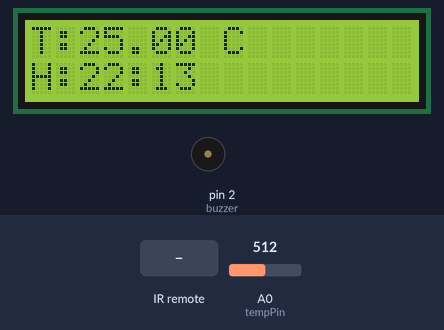
Simulated run of this sketch. Board: Arduino Uno, built with avr-gcc and run on an emulated ATmega328P. On the bench: 16×2 character LCD, buzzer (waves = sounding, pin HIGH). The inputs (shaded band) are chosen by the test bench; at power-on: A0 (tempPin) = 512. The local clock reads 2024-03-15 10:24:30 at power-on unless the sketch sets it; what the sketch prints to the serial monitor is not drawn.

Above: at 1.2 s.
1.3 s: infrared code 0xBF40FF00 received
At 2.7 s:
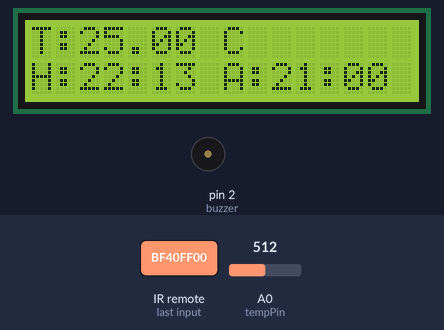
3.0 s: A0 (tempPin) set to 0
At 3.8 s:
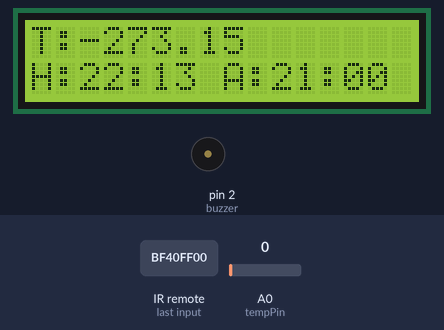
4.6 s: infrared code 0xF20DFF00 received
At 5.9 s:
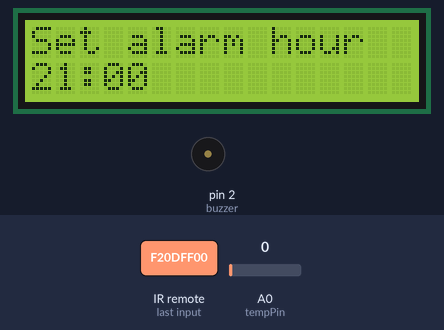
7.6 s: infrared code 0xE619FF00 received
At 8.5 s:
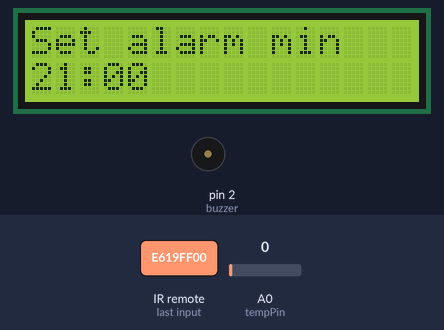
Timing chart, 0 to 10.1 s (numbered marks = the images above; inputs shaded):
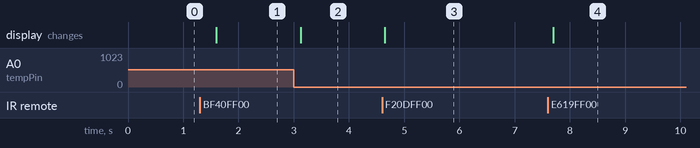

The sketch:

000_Radio.ino
```cpp
#include <LiquidCrystal.h>
#include <Wire.h>
#include <DS3231.h>
#include <IRremote.h>

DS3231 clock;
RTCDateTime dt;

int tempPin = 0;
int buzzer = 2;
int receiver = 4;

struct Alarm {
  int hour;
  int minute;
  bool enabled;
  bool has_rung;  // Track si l'alarme a déjà sonné cette minute
};

Alarm my_alarm;
IRrecv irrecv(receiver);
uint32_t last_decodedRawData = 0;

LiquidCrystal lcd(7, 8, 9, 10, 11, 12);

// Variables pour les modes et snooze
int edit_mode = 0;  // 0 = normal, 1 = edit hour, 2 = edit minute
int snooze_time = 0;  // Pour tracker le snooze (en minutes)

// Codes hex de ta télécommande
uint32_t BUTTON_ON = 3208707840;      // Bouton ON/Activation
uint32_t BUTTON_OFF = 3091726080;     // Bouton OFF/Désactivation
uint32_t BUTTON_SET = 4061003520;     // Bouton SET/OK
uint32_t BUTTON_PLUS = 4127850240;    // Bouton + (augmenter)
uint32_t BUTTON_MINUS = 4161273600;   // Bouton - (diminuer)
uint32_t BUTTON_OK = 3860463360;      // Bouton OK (confirmer)
uint32_t BUTTON_STOP_ALARM = 3125149440;  // Bouton pour arrêter l'alarme sans snooze


void setup()
{
  lcd.begin(16, 2);
  clock.begin();
  clock.setDateTime(__DATE__, __TIME__);
  pinMode(buzzer, OUTPUT);
  irrecv.enableIRIn();

  // Initialise l'alarme
  my_alarm.hour = 21;
  my_alarm.minute = 0;
  my_alarm.enabled = false;
  my_alarm.has_rung = false;

  Serial.begin(9600);
}


void loop()
{
  dt = clock.getDateTime();
  int tempReading = analogRead(tempPin);
  int sound_duration = 500;

  double tempK = log(10000.0 * ((1024.0 / tempReading - 1)));
  tempK = 1 / (0.001129148 + (0.000234125 + (0.0000000876741 * tempK * tempK )) * tempK );
  float tempC = tempK - 273.15;
  float tempF = (tempC * 9.0)/ 5.0 + 32.0;

  // Gère le snooze : réinitialise après les 10 minutes écoulées
  if (snooze_time > 0 && dt.minute >= snooze_time) {
    snooze_time = 0;
  }

  // Vérifie si l'alarme doit sonner
  bool should_ring = my_alarm.enabled &&
                     dt.hour == my_alarm.hour &&
                     dt.minute == my_alarm.minute &&
                     !my_alarm.has_rung &&
                     snooze_time == 0;  // Ne sonne pas si en snooze

  if (should_ring) {
    my_alarm.has_rung = true;  // Marque qu'elle a sonné

    // La sonnerie!
    for (int i = 0; i < 50; i++) {
      digitalWrite(buzzer, HIGH);
      delay(sound_duration);
      digitalWrite(buzzer, LOW);
      delay(sound_duration);

      // Écoute la télécommande pendant la sonnerie
      if (irrecv.decode()) {
        Serial.println(irrecv.decodedIRData.decodedRawData);

        if (irrecv.decodedIRData.decodedRawData == BUTTON_STOP_ALARM) {
          // Arrête complètement l'alarme (ne change pas l'heure)
          digitalWrite(buzzer, LOW);
          irrecv.resume();
          break;
        }
        else {
          // N'importe quel autre bouton = snooze 10 minutes
          int new_minute = (dt.minute + 10) % 60;
          int new_hour = dt.hour;

          // Si les minutes dépassent 59, on ajoute 1 à l'heure
          if ((dt.minute + 10) >= 60) {
            new_hour = (dt.hour + 1) % 24;  // % 24 pour gérer 23h -> 0h
          }

          my_alarm.minute = new_minute;
          my_alarm.hour = new_hour;
          snooze_time = new_minute;

          digitalWrite(buzzer, LOW);
          irrecv.resume();
          break;
        }
      }
    }
  }

  // Réinitialise has_rung quand on change de minute
  if (dt.minute != my_alarm.minute || dt.hour != my_alarm.hour) {
    my_alarm.has_rung = false;
  }

  // Gère la télécommande
  if (irrecv.decode()) {
      Serial.println(irrecv.decodedIRData.decodedRawData);

      if (edit_mode == 0) {  // Mode normal
        if (irrecv.decodedIRData.decodedRawData == BUTTON_ON) {
          my_alarm.enabled = true;
        } else if (irrecv.decodedIRData.decodedRawData == BUTTON_OFF) {
          my_alarm.enabled = false;
        } else if (irrecv.decodedIRData.decodedRawData == BUTTON_SET) {
          edit_mode = 1;  // Passe en mode édition de l'heure
        }
      }
      else if (edit_mode == 1) {  // Mode édition heure
        if (irrecv.decodedIRData.decodedRawData == BUTTON_PLUS) {  // Bouton +
          my_alarm.hour++;
          if (my_alarm.hour > 23) my_alarm.hour = 0;
        } else if (irrecv.decodedIRData.decodedRawData == BUTTON_MINUS) {  // Bouton -
          my_alarm.hour--;
          if (my_alarm.hour < 0) my_alarm.hour = 23;
        } else if (irrecv.decodedIRData.decodedRawData == BUTTON_OK) {  // Bouton OK
          edit_mode = 2;  // Passe en mode édition des minutes
        }
      }
      else if (edit_mode == 2) {  // Mode édition minutes
        if (irrecv.decodedIRData.decodedRawData == BUTTON_PLUS) {  // Bouton +
          my_alarm.minute += 1;
          if (my_alarm.minute > 59) my_alarm.minute = 0;
        } else if (irrecv.decodedIRData.decodedRawData == BUTTON_MINUS) {  // Bouton -
          my_alarm.minute -= 1;
          if (my_alarm.minute < 0) my_alarm.minute = 59;
        } else if (irrecv.decodedIRData.decodedRawData == BUTTON_OK) {  // Bouton OK
          edit_mode = 0;  // Retour au mode normal
        }
      }

      irrecv.resume();
  }

  // Affichage selon le mode
  if (edit_mode == 0) {  // Mode normal : affiche temp et heure actuelle
    lcd.clear();
    lcd.setCursor(0, 0);
    lcd.print("T:      C");
    lcd.setCursor(2, 0);
    lcd.print(tempC);
    lcd.setCursor(0, 1);
    lcd.print("H:");
    lcd.print(dt.hour);
    lcd.print(":");
    if (dt.minute < 10) lcd.print("0");
    lcd.print(dt.minute);

    if (my_alarm.enabled) {  // Affiche l'alarme seulement si elle est activée
      lcd.print(" A:");
      lcd.print(my_alarm.hour);
      lcd.print(":");
      if (my_alarm.minute < 10) lcd.print("0");
      lcd.print(my_alarm.minute);
    }
  }
  else if (edit_mode == 1) {  // Mode édition heure
    lcd.clear();
    lcd.setCursor(0, 0);
    lcd.print("Set alarm hour");
    lcd.setCursor(0, 1);
    lcd.print(my_alarm.hour);
    lcd.print(":");
    if (my_alarm.minute < 10) lcd.print("0");
    lcd.print(my_alarm.minute);
  }
  else if (edit_mode == 2) {  // Mode édition minutes
    lcd.clear();
    lcd.setCursor(0, 0);
    lcd.print("Set alarm min");
    lcd.setCursor(0, 1);
    lcd.print(my_alarm.hour);
    lcd.print(":");
    if (my_alarm.minute < 10) lcd.print("0");
    lcd.print(my_alarm.minute);
  }

  delay(500);
}
```

Measured:
- after the input at 1.3 s, the display: changes after 0.30 s (image 1)
- after the input at 3.0 s, the display: changes after 0.13 s (image 2)
- after the input at 4.6 s, the display: changes after 0.05 s (image 3)
- after the input at 7.6 s, the display: changes after 0.09 s (image 4)
